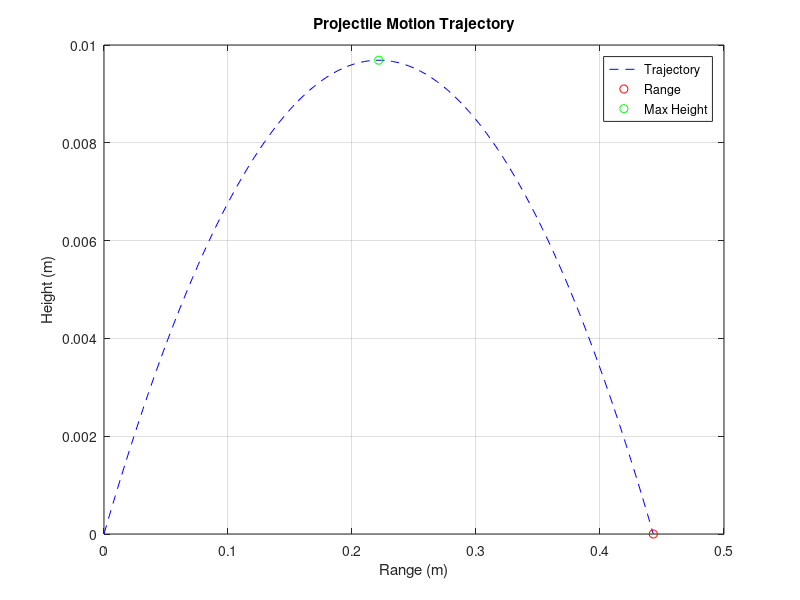

Source code (MATLAB):
% A MATLAB script that simulates and plots the trajectory of a projectile.
% Take into account initial velocity, launch angle, and gravitational 
% acceleration. Plot the range and maximum height

initial_velocity=input('Enter the initial velocity');
launch_angle=input('Enter the launch angle');
g=9.8;
angle_rad=deg2rad(launch_angle);
vx = initial_velocity * cos(angle_rad);
vy = initial_velocity * sin(angle_rad);
time = 2 * vy / g;
range = vx * time;
max_height = (vy^2) / (2 * g);
t = linspace(0, time, 100);
y = vy * t - 0.5 * g * t.^2;
x = vx * t;

plot(x, y, 'b --');
hold on;
plot(range, 0, 'ro');
plot(range/2, max_height, 'go');
hold off;

xlabel('Range (m)');
ylabel('Height (m)');
title('Projectile Motion Trajectory');
legend('Trajectory', 'Range', 'Max Height');
grid on;